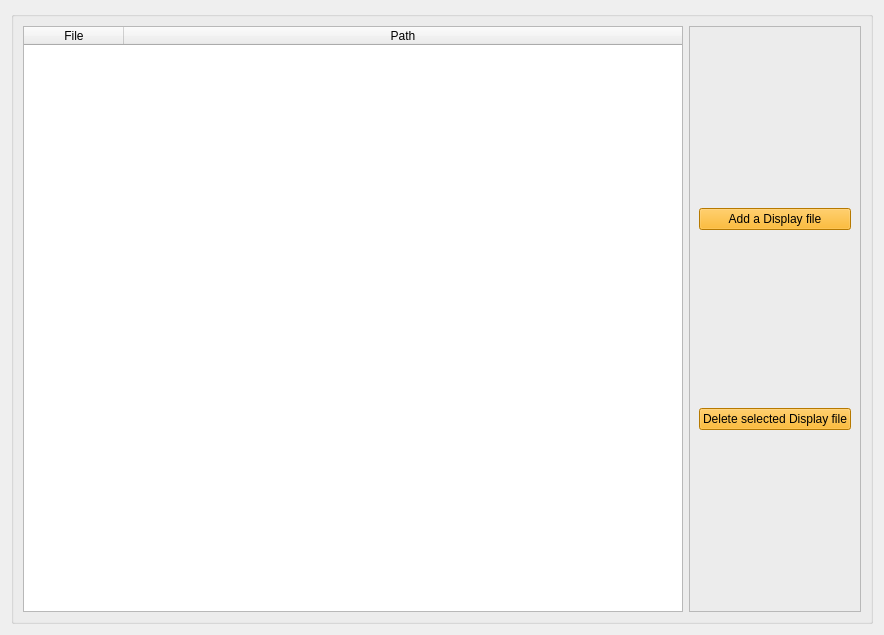
<?xml version="1.0" encoding="UTF-8"?>
<ui version="4.0">
 <class>DisplayMenu</class>
 <widget class="QFrame" name="DisplayMenu">
  <property name="geometry">
   <rect>
    <x>0</x>
    <y>0</y>
    <width>884</width>
    <height>635</height>
   </rect>
  </property>
  <property name="sizePolicy">
   <sizepolicy hsizetype="Expanding" vsizetype="Expanding">
    <horstretch>0</horstretch>
    <verstretch>0</verstretch>
   </sizepolicy>
  </property>
  <property name="columnCount" stdset="0">
   <number>1</number>
  </property>
  <layout class="QGridLayout" name="gridLayout">
   <item row="0" column="0">
    <widget class="QGroupBox" name="groupBox">
     <property name="title">
      <string/>
     </property>
     <layout class="QHBoxLayout" name="horizontalLayout">
      <item>
       <widget class="QTableWidget" name="table">
        <property name="sizePolicy">
         <sizepolicy hsizetype="Expanding" vsizetype="Expanding">
          <horstretch>0</horstretch>
          <verstretch>0</verstretch>
         </sizepolicy>
        </property>
        <property name="editTriggers">
         <set>QAbstractItemView::NoEditTriggers</set>
        </property>
        <property name="selectionMode">
         <enum>QAbstractItemView::SingleSelection</enum>
        </property>
        <property name="selectionBehavior">
         <enum>QAbstractItemView::SelectRows</enum>
        </property>
        <attribute name="horizontalHeaderShowSortIndicator" stdset="0">
         <bool>false</bool>
        </attribute>
        <attribute name="horizontalHeaderStretchLastSection">
         <bool>true</bool>
        </attribute>
        <attribute name="verticalHeaderVisible">
         <bool>false</bool>
        </attribute>
        <attribute name="verticalHeaderStretchLastSection">
         <bool>false</bool>
        </attribute>
        <column>
         <property name="text">
          <string>File</string>
         </property>
        </column>
        <column>
         <property name="text">
          <string>Path</string>
         </property>
        </column>
       </widget>
      </item>
      <item>
       <widget class="QFrame" name="menu">
        <property name="sizePolicy">
         <sizepolicy hsizetype="Minimum" vsizetype="Minimum">
          <horstretch>0</horstretch>
          <verstretch>0</verstretch>
         </sizepolicy>
        </property>
        <property name="frameShape">
         <enum>QFrame::StyledPanel</enum>
        </property>
        <property name="frameShadow">
         <enum>QFrame::Raised</enum>
        </property>
        <layout class="QGridLayout" name="gridLayout">
         <item row="3" column="0" colspan="2">
          <widget class="QPushButton" name="addNewFile">
           <property name="focusPolicy">
            <enum>Qt::NoFocus</enum>
           </property>
           <property name="styleSheet">
            <string notr="true">background-color: rgb(255, 170, 0);
                  selection-background-color: rgb(255, 170, 0);
                  </string>
           </property>
           <property name="text">
            <string>Add a Display file</string>
           </property>
          </widget>
         </item>
         <item row="4" column="0" colspan="2">
          <widget class="QPushButton" name="deleteFile">
           <property name="focusPolicy">
            <enum>Qt::NoFocus</enum>
           </property>
           <property name="styleSheet">
            <string notr="true">background-color: rgb(255, 170, 0);
                  selection-background-color: rgb(255, 170, 0);
                  </string>
           </property>
           <property name="text">
            <string>Delete selected Display file</string>
           </property>
          </widget>
         </item>
        </layout>
       </widget>
      </item>
     </layout>
    </widget>
   </item>
  </layout>
 </widget>
 <resources/>
 <connections/>
</ui>
